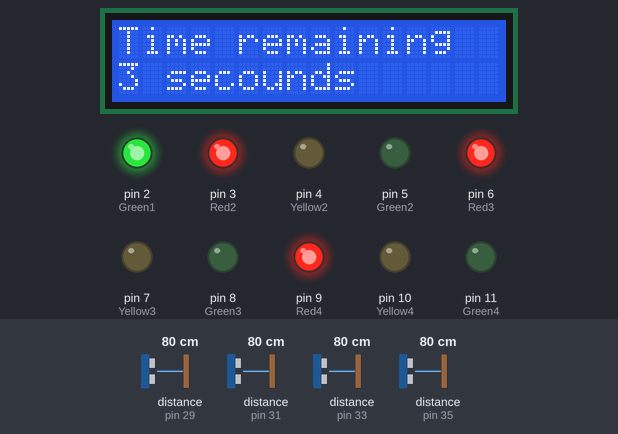
Simulated run of this sketch. Board: Arduino Mega 2560, built with avr-gcc and run on an emulated ATmega2560. Shown: 16×2 character LCD, output pins drawn as LEDs (lit = HIGH). Wiring (inferred from the names in the program): ultrasonic range finder: trigger pin 28; echo pin 29. The test bench sets the inputs (shaded band); at power-on: distance to the obstacle (sensors on pin 29, pin 31, pin 33, pin 35) 80 cm. The echo pulse lasts 58.3 µs per cm; pins used as bus, display or sensor lines are not drawn; what the sketch prints to the serial monitor is not drawn.

Above: at 0.1 s.
At 2.1 s:
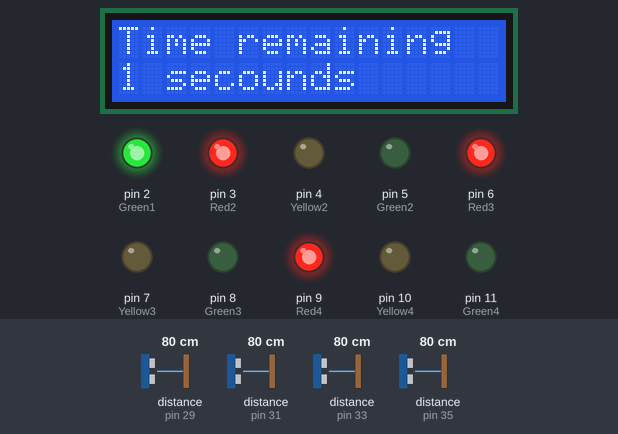
At 6.1 s:
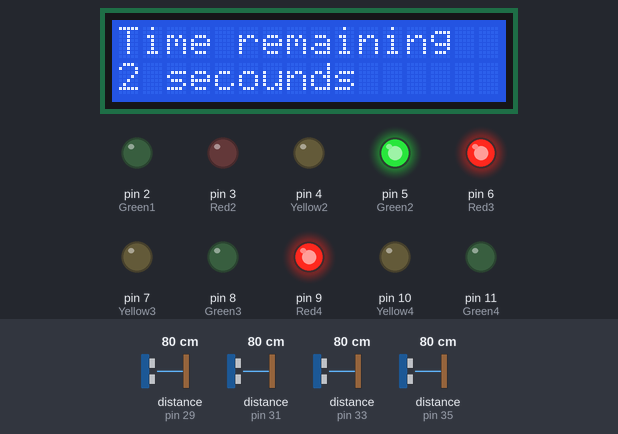
At 12.2 s:
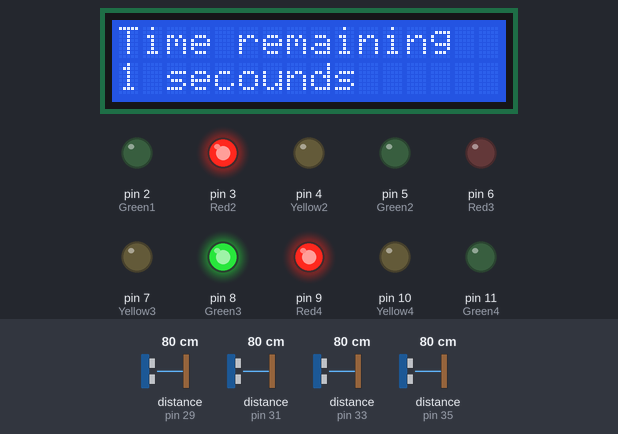
At 25.2 s:
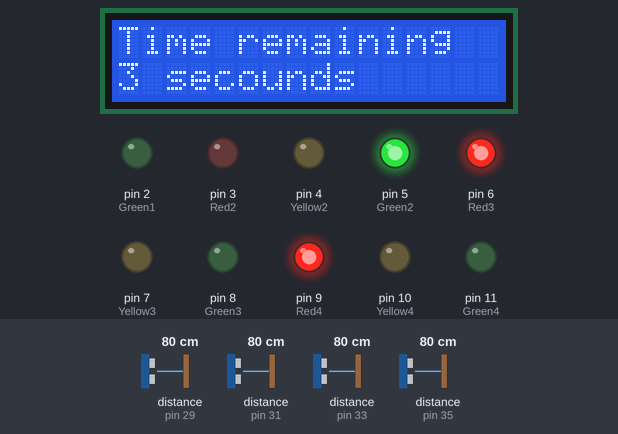
At 37.3 s:
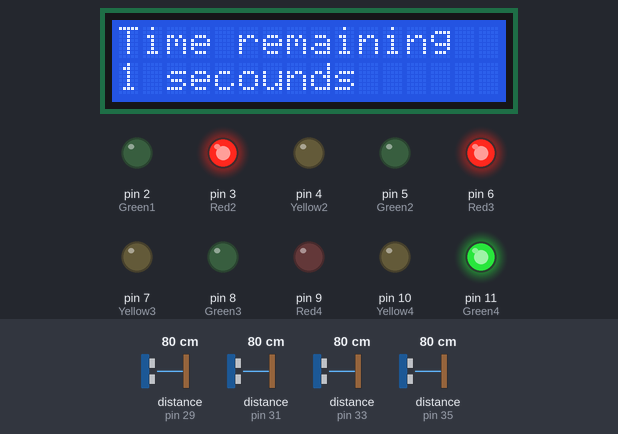
Timing chart, 0 to 40.0 s (numbered marks = the images above):
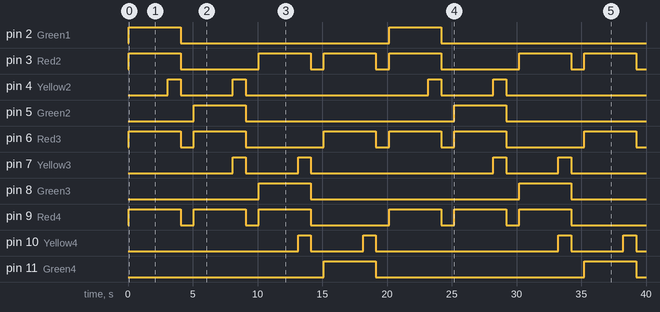

Measured:
- by itself, pin 2 (Green1), pin 5 (Green2), pin 8 (Green3), pin 11 (Green4): alternates HIGH for 4.0 s and LOW for 16.1 s
- by itself, pin 3 (Red2): LOW → HIGH at 0.07 s, → LOW 4.0 s later, → HIGH 6.0 s later, → LOW 4.0 s later, … (12 changes in this stretch)
- by itself, pin 4 (Yellow2): LOW → HIGH at 3.1 s, → LOW 1.0 s later, → HIGH 4.0 s later, → LOW 1.0 s later, … (8 changes in this stretch)
- by itself, pin 6 (Red3): LOW → HIGH at 0.07 s, → LOW 4.0 s later, → HIGH 1.0 s later, → LOW 4.0 s later, … (12 changes in this stretch)
- by itself, pin 7 (Yellow3): LOW → HIGH at 8.1 s, → LOW 1.0 s later, → HIGH 4.0 s later, → LOW 1.0 s later, … (8 changes in this stretch)
- by itself, pin 9 (Red4): LOW → HIGH at 0.07 s, → LOW 4.0 s later, → HIGH 1.0 s later, → LOW 4.0 s later, … (12 changes in this stretch)
- by itself, pin 10 (Yellow4): LOW → HIGH at 13.1 s, → LOW 1.0 s later, → HIGH 4.0 s later, → LOW 1.0 s later, … (8 changes in this stretch)

The sketch:

TrafficControlSystem.ino
```cpp
#define echoPin1 29
#define trigPin1 28
#define echoPin2 31
#define trigPin2 30
#define echoPin3 33
#define trigPin3 32
#define echoPin4 35
#define trigPin4 34

#include <LiquidCrystal.h>
LiquidCrystal lcd(22, 23, 24, 25, 26, 27);

int Red1 = 0;
int Yellow1 = 1;
int Green1 = 2 ;
int Red2 = 3;
int Yellow2 = 4;
int Green2 = 5;
int Red3 = 6;
int Yellow3 = 7;
int Green3 = 8;
int Red4 = 9;
int Yellow4 = 10;
int Green4 = 11;

long duration1;
int distance1;
long duration2;
int distance2;
long duration3;
int distance3;
long duration4;
int distance4;

void setup() {
  Serial.begin(9600);
  pinMode(trigPin1, OUTPUT);
  pinMode(echoPin1, INPUT);
  pinMode(trigPin2, OUTPUT);
  pinMode(echoPin2, INPUT);
  pinMode(trigPin3, OUTPUT);
  pinMode(echoPin3, INPUT);
  pinMode(trigPin4, OUTPUT);
  pinMode(echoPin4, INPUT);

  pinMode(Red1, OUTPUT);
  pinMode(Green1, OUTPUT);
  pinMode(Yellow1, OUTPUT);
  pinMode(Red2, OUTPUT);
  pinMode(Green2, OUTPUT);
  pinMode(Yellow2, OUTPUT);
  pinMode(Red3, OUTPUT);
  pinMode(Green3, OUTPUT);
  pinMode(Yellow3, OUTPUT);
  pinMode(Red4, OUTPUT);
  pinMode(Green4, OUTPUT);
  pinMode(Yellow4, OUTPUT);

  lcd.begin(16, 2);
}

void loop() {

  digitalWrite(trigPin1, LOW);
  delayMicroseconds(2);
  digitalWrite(trigPin1, HIGH);
  delayMicroseconds(10);
  digitalWrite(trigPin1, LOW);
  duration1 = pulseIn(echoPin1, HIGH);
  Serial.println("i am here");
  Serial.println(duration1);
  distance1 = duration1 * 0.034 / 2;

  if (distance1 > 0 && distance1 < 500) {
    digitalWrite(Green1, HIGH);
    digitalWrite(Red2, HIGH);
    digitalWrite(Red3, HIGH);
    digitalWrite(Red4, HIGH);
    lcd.print("Time remaining");
    lcd.setCursor(0, 1);
    lcd.print("3 secounds");
    delay(1000);
    lcd.clear();
    lcd.print("Time remaining");
    lcd.setCursor(0, 1);
    lcd.print("2 secounds");
    delay(1000);
    lcd.clear();
    lcd.print("Time remaining");
    lcd.setCursor(0, 1);
    lcd.print("1 secounds");
    delay(1000);
    lcd.clear();

    digitalWrite(Yellow1, HIGH);
    digitalWrite(Yellow2, HIGH);
    digitalWrite(Green1, HIGH);
    digitalWrite(Red2, HIGH);


    digitalWrite(Red3, HIGH);
    digitalWrite(Red4, HIGH);
    delay(1000);
    digitalWrite(Yellow1, LOW);
    digitalWrite(Yellow2, LOW);
    digitalWrite(Green1, LOW);
    digitalWrite(Red2, LOW);
    digitalWrite(Red3, LOW);
    digitalWrite(Red4, LOW);
    delay(1000);
  }

  else if (distance1 > 500 && distance1 < 900) {

    digitalWrite(Green1, HIGH);
    digitalWrite(Red2, HIGH);
    digitalWrite(Red3, HIGH);
    digitalWrite(Red4, HIGH);
    lcd.print("Time remaining");
    lcd.setCursor(0, 1);
    lcd.print("2 secounds");
    delay(1000);
    lcd.clear();
    lcd.print("Time remaining");
    lcd.setCursor(0, 1);
    lcd.print("1 secounds");
    delay(1000);
    lcd.clear();
    digitalWrite(Yellow1, HIGH);
    digitalWrite(Yellow2, HIGH);
    digitalWrite(Green1, HIGH);
    digitalWrite(Red2, HIGH);


    digitalWrite(Red3, HIGH);
    digitalWrite(Red4, HIGH);
    delay(1000);
    digitalWrite(Yellow1, LOW);
    digitalWrite(Yellow2, LOW);
    digitalWrite(Green1, LOW);
    digitalWrite(Red2, LOW);
    digitalWrite(Red3, LOW);
    digitalWrite(Red4, LOW);
    delay(1000);

  }

  else if (distance1 > 900) {

    digitalWrite(Green1, HIGH);
    digitalWrite(Red2, HIGH);
    digitalWrite(Red3, HIGH);
    digitalWrite(Red4, HIGH);
    lcd.print("Time remaining");
    lcd.setCursor(0, 1);
    lcd.print("1 secounds");
    delay(1000);
    lcd.clear();
    digitalWrite(Yellow1, HIGH);
    digitalWrite(Yellow2, HIGH);
    digitalWrite(Green1, HIGH);
    digitalWrite(Red2, HIGH);


    digitalWrite(Red3, HIGH);
    digitalWrite(Red4, HIGH);
    delay(1000);
    digitalWrite(Yellow1, LOW);
    digitalWrite(Yellow2, LOW);
    digitalWrite(Green1, LOW);
    digitalWrite(Red2, LOW);
    digitalWrite(Red3, LOW);
    digitalWrite(Red4, LOW);
    delay(1000);
  }

  digitalWrite(trigPin2, LOW);
  delayMicroseconds(2);
  digitalWrite(trigPin2, HIGH);
  delayMicroseconds(10);
  digitalWrite(trigPin2, LOW);
  duration2 = pulseIn(echoPin2, HIGH);
  distance2 = duration2 * 0.034 / 2;

  if (distance2 > 0 && distance2 < 500) {
    digitalWrite(Green2, HIGH);
    digitalWrite(Red1, HIGH);
    digitalWrite(Red3, HIGH);
    digitalWrite(Red4, HIGH);
    lcd.print("Time remaining");
    lcd.setCursor(0, 1);
    lcd.print("3 secounds");
    delay(1000);
    lcd.clear();
    lcd.print("Time remaining");
    lcd.setCursor(0, 1);
    lcd.print("2 secounds");
    delay(1000);
    lcd.clear();
    lcd.print("Time remaining");
    lcd.setCursor(0, 1);
    lcd.print("1 secounds");
    delay(1000);
    lcd.clear();


    digitalWrite(Yellow2, HIGH);
    digitalWrite(Yellow3, HIGH);
    digitalWrite(Green2, HIGH);
    digitalWrite(Red1, HIGH);


    digitalWrite(Red3, HIGH);
    digitalWrite(Red4, HIGH);
    delay(1000);
    digitalWrite(Yellow2, LOW);
    digitalWrite(Yellow3, LOW);
    digitalWrite(Green2, LOW);
    digitalWrite(Red1, LOW);
    digitalWrite(Red3, LOW);
    digitalWrite(Red4, LOW);
    delay(1000);
  }

  else if (distance2 > 500 && distance2 < 900) {

    digitalWrite(Green2, HIGH);
    digitalWrite(Red1, HIGH);
    digitalWrite(Red3, HIGH);
    digitalWrite(Red4, HIGH);
    lcd.print("Time remaining");
    lcd.setCursor(0, 1);
    lcd.print("2 secounds");
    delay(1000);
    lcd.clear();
    lcd.print("Time remaining");
    lcd.setCursor(0, 1);
    lcd.print("1 secounds");
    delay(1000);
    lcd.clear();
    digitalWrite(Yellow2, HIGH);
    digitalWrite(Yellow3, HIGH);
    digitalWrite(Green2, HIGH);
    digitalWrite(Red1, HIGH);


    digitalWrite(Red3, HIGH);
    digitalWrite(Red4, HIGH);
    delay(1000);
    digitalWrite(Yellow2, LOW);
    digitalWrite(Yellow3, LOW);
    digitalWrite(Green2, LOW);
    digitalWrite(Red1, LOW);
    digitalWrite(Red3, LOW);
    digitalWrite(Red4, LOW);
    delay(1000);

  }

  else if (distance2 > 900) {

    digitalWrite(Green2, HIGH);
    digitalWrite(Red1, HIGH);
    digitalWrite(Red3, HIGH);
    digitalWrite(Red4, HIGH);
    lcd.print("Time remaining");
    lcd.setCursor(0, 1);
    lcd.print("1 secounds");
    delay(1000);
    lcd.clear();
    digitalWrite(Yellow2, HIGH);
    digitalWrite(Yellow3, HIGH);
    digitalWrite(Green2, HIGH);
    digitalWrite(Red1, HIGH);


    digitalWrite(Red3, HIGH);
    digitalWrite(Red4, HIGH);
    delay(1000);
    digitalWrite(Yellow2, LOW);
    digitalWrite(Yellow3, LOW);
    digitalWrite(Green2, LOW);
    digitalWrite(Red1, LOW);
    digitalWrite(Red3, LOW);
    digitalWrite(Red4, LOW);
    delay(1000);
  }

  digitalWrite(trigPin3, LOW);
  delayMicroseconds(2);
  digitalWrite(trigPin3, HIGH);
  delayMicroseconds(10);
  digitalWrite(trigPin3, LOW);
  duration3 = pulseIn(echoPin3, HIGH);
  distance3 = duration3 * 0.034 / 2;

  if (distance3 > 0 && distance3 < 500) {
    digitalWrite(Green3, HIGH);
    digitalWrite(Red1, HIGH);
    digitalWrite(Red2, HIGH);
    digitalWrite(Red4, HIGH);
    lcd.print("Time remaining");
    lcd.setCursor(0, 1);
    lcd.print("3 secounds");
    delay(1000);
    lcd.clear();
    lcd.print("Time remaining");
    lcd.setCursor(0, 1);
    lcd.print("2 secounds");
    delay(1000);
    lcd.clear();
    lcd.print("Time remaining");
    lcd.setCursor(0, 1);
    lcd.print("1 secounds");
    delay(1000);
    lcd.clear();

    digitalWrite(Yellow3, HIGH);
    digitalWrite(Yellow4, HIGH);
    digitalWrite(Green3, HIGH);
    digitalWrite(Red1, HIGH);


    digitalWrite(Red2, HIGH);
    digitalWrite(Red4, HIGH);
    delay(1000);
    digitalWrite(Yellow3, LOW);
    digitalWrite(Yellow4, LOW);
    digitalWrite(Green3, LOW);
    digitalWrite(Red1, LOW);
    digitalWrite(Red2, LOW);
    digitalWrite(Red4, LOW);
    delay(1000);
  }

  else if (distance3 > 500 && distance3 < 900) {

    digitalWrite(Green3, HIGH);
    digitalWrite(Red1, HIGH);
    digitalWrite(Red2, HIGH);
    digitalWrite(Red4, HIGH);
    lcd.print("Time remaining");
    lcd.setCursor(0, 1);
    lcd.print("2 secounds");
    delay(1000);
    lcd.clear();
    lcd.print("Time remaining");
    lcd.setCursor(0, 1);
    lcd.print("1 secounds");
    delay(1000);
    lcd.clear();
    digitalWrite(Yellow3, HIGH);
    digitalWrite(Yellow4, HIGH);
    digitalWrite(Green3, HIGH);
    digitalWrite(Red1, HIGH);


    digitalWrite(Red2, HIGH);
    digitalWrite(Red4, HIGH);
    delay(1000);
    digitalWrite(Yellow3, LOW);
    digitalWrite(Yellow4, LOW);
    digitalWrite(Green3, LOW);
    digitalWrite(Red1, LOW);
    digitalWrite(Red2, LOW);
    digitalWrite(Red4, LOW);
    delay(1000);

  }

  else if (distance3 > 900) {

    digitalWrite(Green3, HIGH);
    digitalWrite(Red1, HIGH);
    digitalWrite(Red2, HIGH);
    digitalWrite(Red4, HIGH);
    lcd.print("Time remaining");
    lcd.setCursor(0, 1);
    lcd.print("1 secounds");
    delay(1000);
    lcd.clear();
    digitalWrite(Yellow3, HIGH);
    digitalWrite(Yellow4, HIGH);
    digitalWrite(Green3, HIGH);
    digitalWrite(Red1, HIGH);


    digitalWrite(Red2, HIGH);
    digitalWrite(Red4, HIGH);
    delay(1000);
    digitalWrite(Yellow3, LOW);
    digitalWrite(Yellow4, LOW);
    digitalWrite(Green3, LOW);
    digitalWrite(Red1, LOW);
    digitalWrite(Red2, LOW);
    digitalWrite(Red4, LOW);
    delay(1000);
  }

  digitalWrite(trigPin4, LOW);
  delayMicroseconds(2);
  digitalWrite(trigPin4, HIGH);
  delayMicroseconds(10);
  digitalWrite(trigPin4, LOW);
  duration4 = pulseIn(echoPin4, HIGH);
  distance4 = duration4 * 0.034 / 2;

  if (distance4 > 0 && distance4 < 500) {
    digitalWrite(Green4, HIGH);
    digitalWrite(Red1, HIGH);
    digitalWrite(Red2, HIGH);
    digitalWrite(Red3, HIGH);
    lcd.print("Time remaining");
    lcd.setCursor(0, 1);
    lcd.print("3 secounds");
    delay(1000);
    lcd.clear();
    lcd.print("Time remaining");
    lcd.setCursor(0, 1);
    lcd.print("2 secounds");
    delay(1000);
    lcd.clear();
    lcd.print("Time remaining");
    lcd.setCursor(0, 1);
    lcd.print("1 secounds");
    delay(1000);
    lcd.clear();

    digitalWrite(Yellow4, HIGH);
    digitalWrite(Yellow1, HIGH);
    digitalWrite(Green4, HIGH);
    digitalWrite(Red1, HIGH);


    digitalWrite(Red2, HIGH);
    digitalWrite(Red3, HIGH);
    delay(1000);
    digitalWrite(Yellow4, LOW);
    digitalWrite(Yellow1, LOW);
    digitalWrite(Green4, LOW);
    digitalWrite(Red1, LOW);
    digitalWrite(Red2, LOW);
    digitalWrite(Red3, LOW);
    delay(1000);
  }

  else if (distance4 > 500 && distance4 < 900) {

    digitalWrite(Green4, HIGH);
    digitalWrite(Red1, HIGH);
    digitalWrite(Red2, HIGH);
    digitalWrite(Red3, HIGH);
    lcd.print("Time remaining");
    lcd.setCursor(0, 1);
    lcd.print("2 secounds");
    delay(1000);
    lcd.clear();
    lcd.print("Time remaining");
    lcd.setCursor(0, 1);
    lcd.print("1 secounds");
    delay(1000);
    lcd.clear();
    digitalWrite(Yellow4, HIGH);
    digitalWrite(Yellow1, HIGH);
    digitalWrite(Green4, HIGH);
    digitalWrite(Red1, HIGH);


    digitalWrite(Red2, HIGH);
    digitalWrite(Red3, HIGH);
    delay(1000);
    digitalWrite(Yellow4, LOW);
    digitalWrite(Yellow1, LOW);
    digitalWrite(Green4, LOW);
    digitalWrite(Red1, LOW);
    digitalWrite(Red2, LOW);
    digitalWrite(Red3, LOW);
    delay(1000);

  }

  else if (distance4 > 900) {

    digitalWrite(Green4, HIGH);
    digitalWrite(Red1, HIGH);
    digitalWrite(Red2, HIGH);
    digitalWrite(Red3, HIGH);
    lcd.print("Time remaining");
    lcd.setCursor(0, 1);
    lcd.print("1 secounds");
    delay(1000);
    lcd.clear();
    digitalWrite(Yellow4, HIGH);
    digitalWrite(Yellow1, HIGH);
    digitalWrite(Green4, HIGH);
    digitalWrite(Red1, HIGH);


    digitalWrite(Red2, HIGH);
    digitalWrite(Red3, HIGH);
    delay(1000);
    digitalWrite(Yellow4, LOW);
    digitalWrite(Yellow1, LOW);
    digitalWrite(Green4, LOW);
    digitalWrite(Red1, LOW);
    digitalWrite(Red2, LOW);
    digitalWrite(Red3, LOW);
    delay(1000);
  }
}
```
